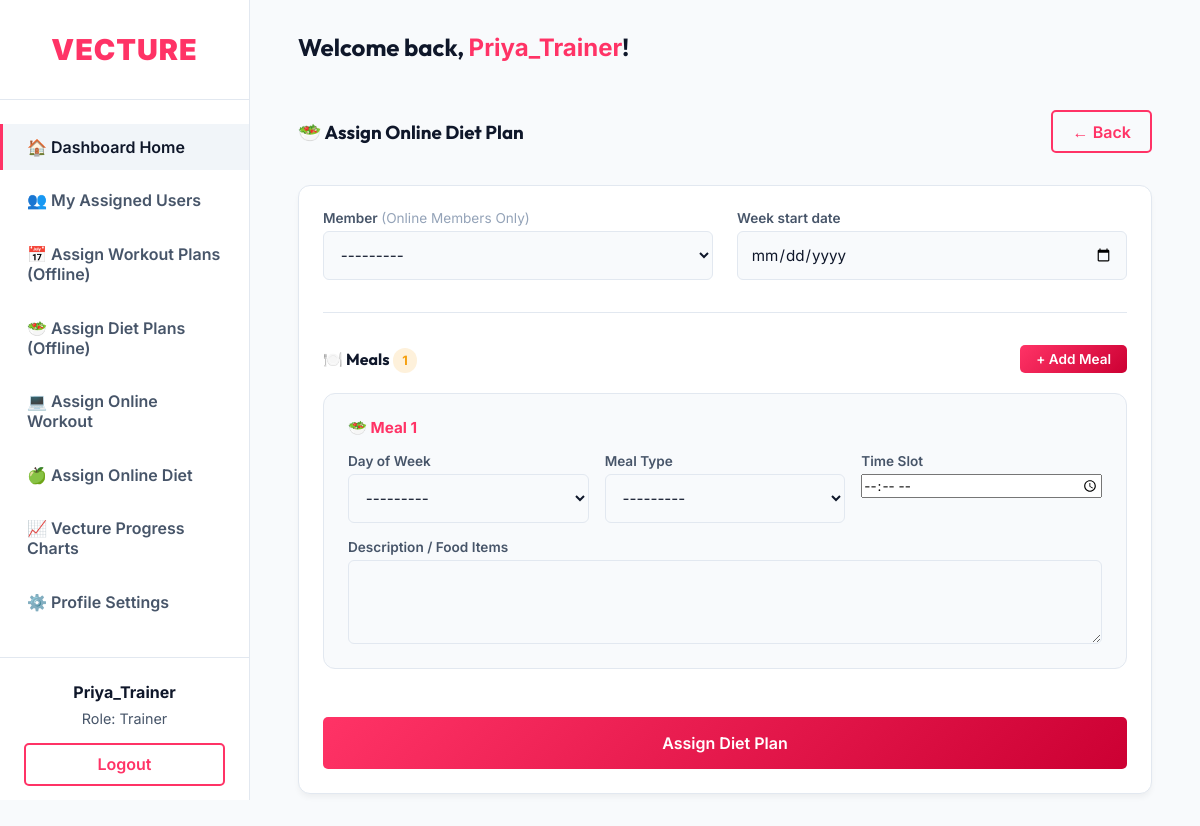
The page /dashboard/trainer/assign-online-diet/ (signed in) on the database its author committed.
### accounts/models.py (models this page shows)
class User(AbstractUser):
    ROLE_CHOICES = (
        ('admin', 'Admin'),
        ('trainer', 'Trainer'),
        ('member', 'Member'),
    )
    MEMBER_TYPE_CHOICES = (
        ('online', 'Online'),
        ('offline', 'Offline'),
    )
    role = models.CharField(max_length=20, choices=ROLE_CHOICES, default='member')
    member_type = models.CharField(max_length=20, choices=MEMBER_TYPE_CHOICES, blank=True, null=True)
    phone_no = models.CharField(max_length=20, blank=True, null=True)
    def __str__(self):
        return f"{self.username} ({self.get_role_display()})"

### dashboard/views.py (the view)
# urls.py: path('trainer/assign-online-diet/', views.trainer_assign_online_diet, name='trainer_assign_online_diet'),
@login_required
def trainer_assign_online_diet(request):
    if request.user.role != 'trainer': return redirect('core:home')
    MealFormSet = inlineformset_factory(OnlineDietPlan, OnlineDietMeal, form=OnlineDietMealForm, extra=1, can_delete=False)
    if request.method == 'POST':
        form = OnlineDietPlanForm(request.POST, trainer=request.user)
        if form.is_valid():
            plan = form.save(commit=False)
            plan.trainer = request.user
            formset = MealFormSet(request.POST, instance=plan)
            if formset.is_valid():
                plan.save()
                formset.save()
                messages.success(request, 'Online Diet plan assigned successfully.')
                return redirect('dashboard:trainer_dashboard')
        else:
            formset = MealFormSet(request.POST)
    else:
        form = OnlineDietPlanForm(trainer=request.user)
        formset = MealFormSet()
    return render(request, 'dashboard/trainer/assign_online_diet.html', {'form': form, 'formset': formset, 'title': 'Assign Online Diet Plan', 'cancel_url': '/dashboard/trainer/'})

### dashboard/forms.py
class OnlineDietPlanForm(forms.ModelForm):
    class Meta:
        model = OnlineDietPlan
        fields = ['member', 'week_start_date']
        widgets = {
            'week_start_date': forms.DateInput(attrs={'type': 'date'})
        }
    def __init__(self, *args, **kwargs):
        trainer = kwargs.pop('trainer', None)
        super().__init__(*args, **kwargs)
        if trainer:
            self.fields['member'].queryset = User.objects.filter(profile__trainer=trainer, member_type='online')

### templates/dashboard/trainer/assign_online_diet.html (shortened to what this page needs)
{% extends 'dashboard/base_dashboard.html' %}
{% block dashboard_content %}
<div class="topbar" style="margin-bottom: 2rem;">
    <h3 style="margin-bottom: 0; color: var(--text-light);">🥗 {{ title }}</h3>
    <a href="{% url 'dashboard:trainer_dashboard' %}" class="btn btn-outline">← Back</a>
</div>
<div class="card" style="max-width: 900px; margin: 0 auto;">
    <form method="POST" novalidate>
        <div style="display: grid; grid-template-columns: 1fr 1fr; gap: 1.5rem; margin-bottom: 2rem; border-bottom: 1.5px solid #e2e8f0; padding-bottom: 2rem;">
            <div class="field-group">
                <label>{{ form.member.label }} <span style="color:#94a3b8; font-weight:400;">(Online Members Only)</span></label>
                {{ form.member }}
            </div>
            <div class="field-group">
                <label>{{ form.week_start_date.label }}</label>
                {{ form.week_start_date }}
            </div>
        </div>
        <div style="display: flex; justify-content: space-between; align-items: center; margin-bottom: 1.25rem;">
            <h4 style="margin: 0; color: var(--text-light);">🍽️ Meals <span class="badge bg-warning" id="meal-counter">1</span></h4>
            <button type="button" class="btn" id="add-meal-btn" style="padding: 0.4rem 1rem; font-size: 0.85rem;">+ Add Meal</button>
        </div>
        <div id="formset-container">
            {% for meal_form in formset %}
            <div class="form-section-card meal-form">
                <h5>🥗 Meal {{ forloop.counter }}</h5>
                <div style="display: grid; grid-template-columns: 1fr 1fr 1fr; gap: 1rem; margin-bottom: 1rem;">
                    <div class="field-group">
                        <label>Day of Week</label>
                        {{ meal_form.day_of_week }}
                    </div>
                    <div class="field-group">
                        <label>Meal Type</label>
                        {{ meal_form.meal_type }}
                    </div>
                    <div class="field-group">
                        <label>Time Slot</label>
                        {{ meal_form.time_slot }}
                    </div>
                </div>
                <div class="field-group">
                    <label>Description / Food Items</label>
                    {{ meal_form.description }}
                </div>
            </div>
            {% endfor %}
        </div>
        <button type="submit" class="btn" style="width: 100%; padding: 1rem; margin-top: 2rem; font-size: 1rem;">Assign Diet Plan</button>
    </form>
</div>
{% endblock %}

### templates/dashboard/base_dashboard.html (shortened to what this page needs)
<!DOCTYPE html>
<html lang="en">
<head>
</head>
<body>
    <nav class="sidebar">
        <div class="sidebar-header">
            <a href="{% url 'core:home' %}" class="brand">Vecture</a>
        </div>
        <ul class="sidebar-menu" id="sidebarMenu">
            <li><a href="{% url 'dashboard:dashboard_home' %}" class="active">🏠 Dashboard Home</a></li>
            {% if user.role == 'admin' or user.is_superuser %}
                <li><a href="{% url 'dashboard:admin_users' %}">👥 Manage Users</a></li>
                <li><a href="{% url 'dashboard:admin_trainers' %}">🏋️ Manage Trainers</a></li>
                <li><a href="{% url 'dashboard:admin_products' %}">🛒 Manage Products</a></li>
                <li><a href="{% url 'dashboard:admin_plans' %}">📋 Manage Plans & Goals</a></li>
                <li><a href="{% url 'dashboard:admin_payments' %}">💳 Fees & Payments</a></li>
                <li><a href="{% url 'dashboard:admin_messages' %}">✉️ Contact Messages</a></li>
            {% elif user.role == 'trainer' %}
                <li><a href="{% url 'dashboard:trainer_view_users' %}">👥 My Assigned Users</a></li>
                <li><a href="{% url 'dashboard:trainer_assign_workout' %}">📅 Assign Workout Plans (Offline)</a></li>
                <li><a href="{% url 'dashboard:trainer_assign_diet' %}">🥗 Assign Diet Plans (Offline)</a></li>
                <li><a href="{% url 'dashboard:trainer_assign_online_workout' %}">💻 Assign Online Workout</a></li>
                <li><a href="{% url 'dashboard:trainer_assign_online_diet' %}">🍏 Assign Online Diet</a></li>
                <li><a href="{% url 'dashboard:trainer_dashboard' %}">📈 Vecture Progress Charts</a></li>
            {% endif %}
            {% if user.role == 'admin' or user.is_superuser %}
                <li><a href="{% url 'dashboard:admin_profile' %}">⚙️ Profile Settings</a></li>
            {% elif user.role == 'trainer' %}
                <li><a href="{% url 'dashboard:trainer_profile' %}">⚙️ Profile Settings</a></li>
            {% elif user.role == 'member' %}
                <li><a href="{% url 'dashboard:member_profile' %}">⚙️ Profile Settings</a></li>
            {% endif %}
        </ul>
        <div class="user-info" id="sidebarUserInfo">
            <p style="font-weight: bold; margin-bottom: 0.5rem;">{{ user.username|title }}</p>
            <p style="color: var(--text-muted); font-size: 0.9rem; margin-bottom: 1rem;">Role: {{ user.get_role_display }}</p>
            <a href="{% url 'accounts:logout' %}" class="btn btn-outline" style="width: 100%; display:block; text-align:center;">Logout</a>
        </div>
    </nav>
    <main class="main-content">
        <div class="topbar">
            <h2>Welcome back, <span style="color: var(--primary);">{{ user.username|title }}</span>!</h2>
        </div>
        {% block dashboard_content %}{% endblock %}
    </main>
</body>
</html>

### templates/dashboard/base_dashboard.html (style rules this page uses)
:root { --primary: #FF3366; --primary-dark: #cc0033; --bg-dark: #f8fafc; --bg-card: #ffffff; --bg-hover: #f1f5f9; --text-light: #0f172a; --text-muted: #475569; --border: #e2e8f0; --sidebar-width: 250px; }
* { margin: 0; padding: 0; box-sizing: border-box; font-family: 'Inter', sans-serif; }
body { background-color: var(--bg-dark); color: var(--text-light); display: flex; min-height: 100vh; }
h1, h2, h3, h4 { font-family: 'Outfit', sans-serif; }
.sidebar { width: var(--sidebar-width); background-color: var(--bg-card); border-right: 1px solid var(--border); display: flex; flex-direction: column; position: fixed; height: 100vh; overflow-y: auto; z-index: 100; }
.sidebar-header { padding: 2rem 1.5rem; text-align: center; border-bottom: 1px solid var(--border); }
.sidebar-header .brand { font-size: 1.8rem; color: var(--primary); text-decoration: none; font-weight: 900; letter-spacing: 1px; text-transform: uppercase; }
.sidebar-menu { list-style: none; flex-grow: 1; padding: 1.5rem 0; }
.sidebar-menu li { margin-bottom: 0.5rem; }
.sidebar-menu a { display: block; padding: 0.8rem 1.5rem; color: var(--text-muted); text-decoration: none; font-weight: 600; transition: all 0.3s; border-left: 3px solid transparent; }
.sidebar-menu a:hover, .sidebar-menu a.active { color: var(--text-light); background-color: var(--bg-hover); border-left-color: var(--primary); }
.user-info { padding: 1.5rem; border-top: 1px solid var(--border); text-align: center; }
.main-content { flex-grow: 1; margin-left: var(--sidebar-width); padding: 2rem 3rem; overflow-y: auto; width: 100%; }
.topbar { display: flex; justify-content: space-between; align-items: center; margin-bottom: 3rem; }
.card { background: var(--bg-card); border-radius: 12px; padding: 1.5rem; border: 1px solid var(--border); box-shadow: 0 4px 6px -1px rgba(0, 0, 0, 0.05); margin-bottom: 1.5rem; }
.btn { background: linear-gradient(135deg, var(--primary), var(--primary-dark)); color: white; padding: 0.6rem 1.2rem; border-radius: 5px; text-decoration: none; font-weight: 600; border: none; cursor: pointer; transition: transform 0.3s, box-shadow 0.3s; display: inline-flex; align-items: center; justify-content: center; }
.btn-outline { background: transparent; border: 2px solid var(--primary); color: var(--primary); }
input[type="text"], input[type="email"], input[type="password"], input[type="number"], input[type="date"], select, textarea, input[type="url"], input[type="tel"] { width: 100%; padding: 0.8rem; background: var(--bg-dark); color: var(--text-light); border: 1px solid var(--border); border-radius: 6px; font-size: 0.95rem; transition: border-color 0.3s, box-shadow 0.3s; }
.badge { padding: 0.3rem 0.6rem; border-radius: 20px; font-size: 0.8rem; font-weight: bold; }
.bg-warning { background: rgba(245, 158, 11, 0.15); color: #f59e0b; }
select option { background-color: var(--bg-card); color: var(--text-light); }

### templates/dashboard/trainer/assign_online_diet.html (style rules this page uses)
.form-section-card { background: #f8fafc; border: 1.5px solid #e2e8f0; border-radius: 12px; padding: 1.5rem; margin-bottom: 1rem; }
.form-section-card h5 { margin: 0 0 1rem 0; color: var(--primary); font-size: 0.95rem; font-weight: 700; }
.field-group { display: flex; flex-direction: column; gap: 0.3rem; }
.field-group label { font-size: 0.85rem; font-weight: 600; color: #475569; }

### rows shown on the page
User: username "Priya_Trainer", role "Trainer"
User: member.label "Member"

### other values the page prints
{{ title }} "Assign Online Diet Plan"
